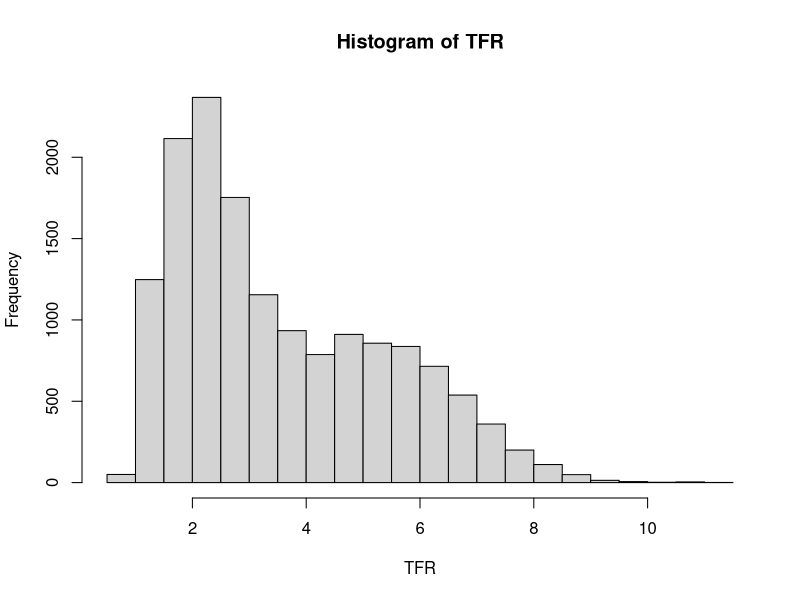
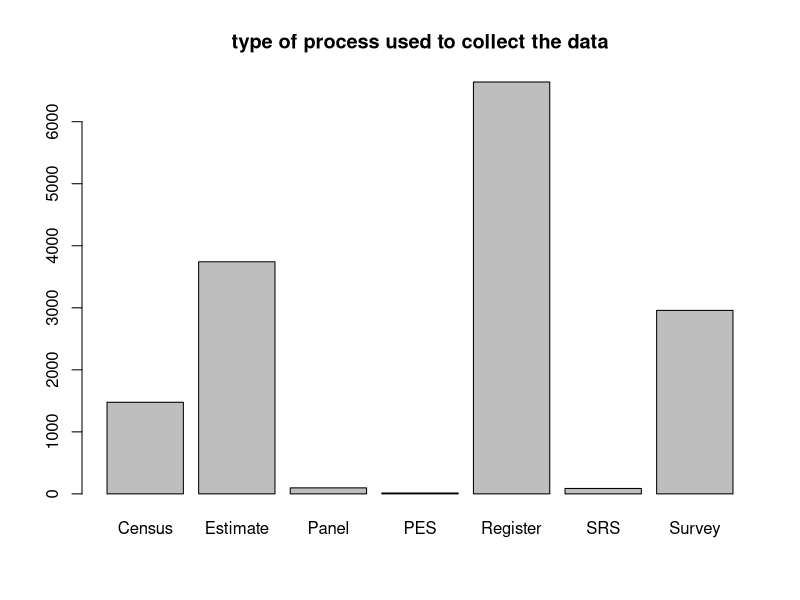
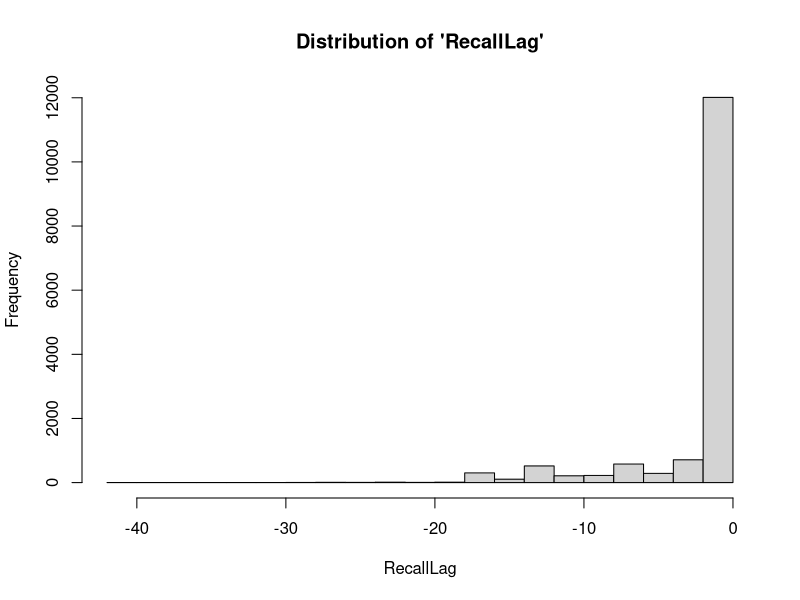
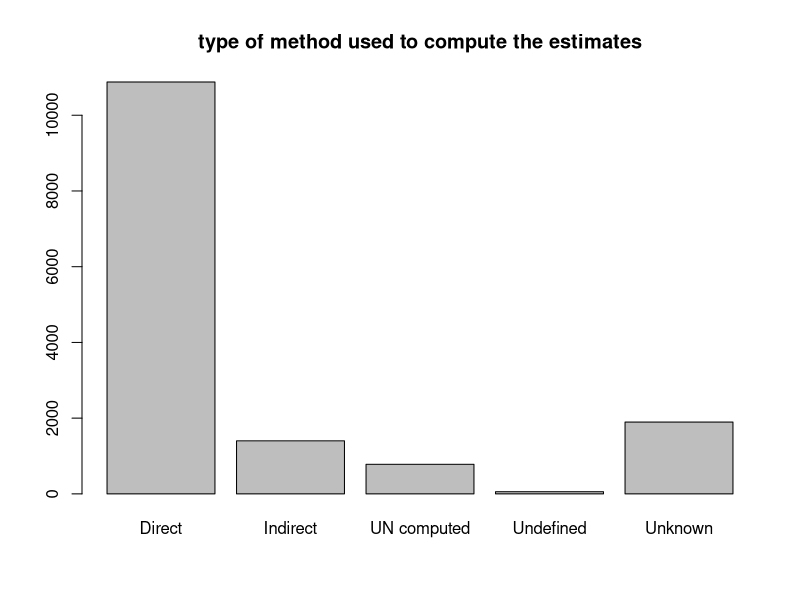
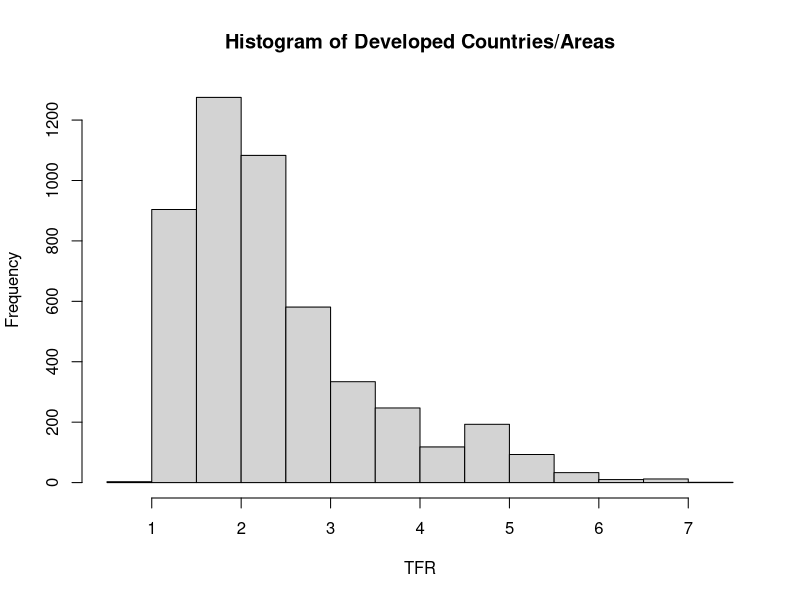
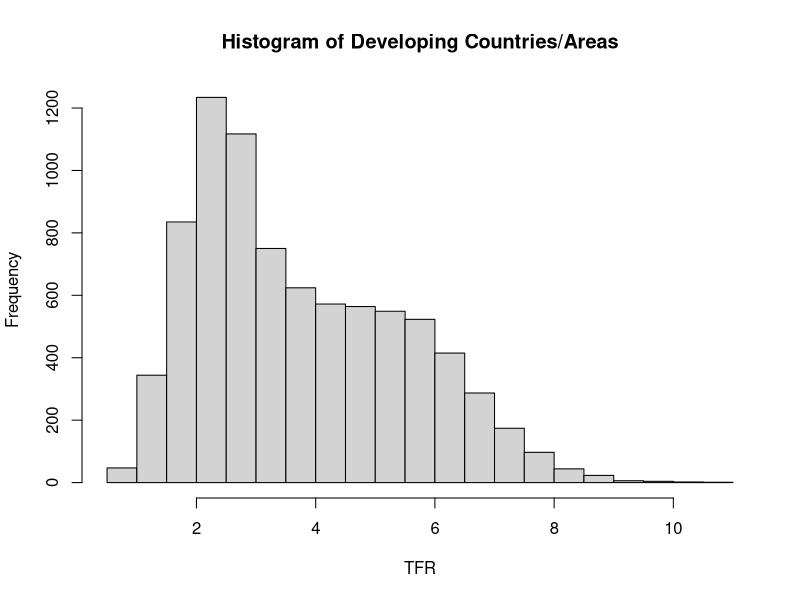
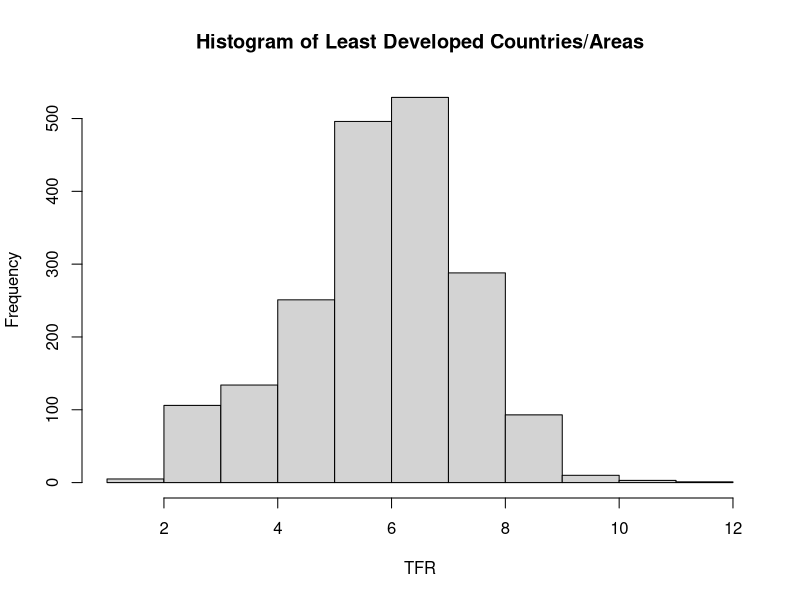
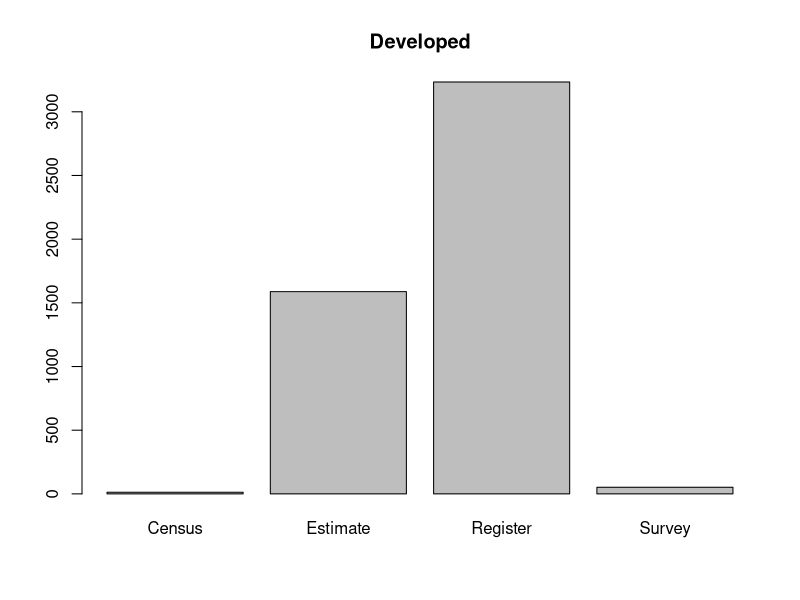

Source code (R) for these figures, in order: (Note: this script raises an error after producing the figures.)
## ---- chunk 1
knitr::opts_chunk$set(echo = TRUE)
# Load all required dependencies
library(openxlsx)
library(tidyverse)
library(lubridate)
library(stats)
library(data.table)
library(gridExtra)
## ---- chunk 2
# Subset TFR and required predictors from the original dataset
# tfr_data = read.xlsx("/Users/Ka_rennn/Desktop/School/Statistical Conulting/Data/UNPD_WFD_2017_FERTILITY_EmpiricalData.xlsx", sheet = 3)
# tfr_data = tfr_data %>% filter(Indicator == "TFR") %>% select(DataValue, ISO.code, Country.or.area, TimeMid, DataProcessType, DataProcess, DataCatalog.ShortName, RecallLag, DataTypeGroupName, DataTypeRecoded) %>% arrange(ISO.code, TimeMid)
# tfr_data$TimeMid = format(date_decimal(tfr_data$TimeMid), "%Y-%m-%d") # formate time variable
# write.csv(tfr_data, file = "tfr_data.csv")
# rm(tfr_data)
# Load and merge the cleaned data and sub-region data by country
tfr = read.csv("tfr_data.csv", header = T)
subregion = read.csv("un_subregion.csv", header = T)
tfr = merge(x = tfr, y = subregion[ , -1], by = "ISO.code")
tfr$TimeMid = as.Date.character(format(date_decimal(tfr$TimeMid), "%Y-%m-%d"))
tfr <- tfr %>% mutate(year = year(TimeMid)) %>% filter(year <= 2016)
head(tfr)
## ---- chunk 3
# DataValue
hist(tfr$DataValue, xlab = "TFR", main = "Histogram of TFR")
summary(tfr$DataValue) # world-wide speaking, mean TFR is 3.57 and the median is around 3
## ---- chunk 4
# DataProcessType: Type of process used to collect or obtain the data values
barplot(table(tfr$DataProcessType), main = "type of process used to collect the data") # Register, Estimate, Survey and Census are the most popular types of data process
## ---- chunk 5
# DataProcess: Specific process used to collect or obtain the data values (e.g., specific international data collection program)
table(tfr$DataProcess)
## ---- chunk 6
# DataCatalog.ShortName: Abbreviated short name for data source
table(tfr$DataCatalog.ShortName)[1 : 10]
## ---- chunk 7
# RecallLag: Length of the recall period (in years) between time of data collection (FieldWorkMiddle) and the mid-reference date for the data value (TimeMid)
hist(tfr$RecallLag, main = "Distribution of 'RecallLag'", xlab = "RecallLag")
# hist(tfr[tfr$DataTypeGroupName == "Direct", ]$RecallLag, main = "Distribution of 'RecallLag' for Direct method", xlab = "RecallLag") # direct method has smaller "RecallLag"
## ---- chunk 8
# DataTypeGroupName: Type of method used to compute the estimates 
barplot(table(tfr$DataTypeGroupName), main = "type of method used to compute the estimates") # most estimates were calculated using direct method
## ---- chunk 9
# DataTypeRecoded: Type of collected data or estimation process used to derive the data value (i.e., defining whether data are from direct, retrospective or indirect method).
table(tfr$DataTypeRecoded)[1:10]
## ---- chunk 10
table(tfr$development)
## ---- chunk 11
tfr_dev = tfr[tfr$development == "Developed", ]
tfr_deving = tfr[tfr$development == "Developing", ]
tfr_least = tfr[tfr$development == "Least developed", ]
# TFR
hist(tfr_dev$DataValue, main = "Histogram of Developed Countries/Areas", xlab = "TFR")
hist(tfr_deving$DataValue, main = "Histogram of Developing Countries/Areas", xlab = "TFR")
hist(tfr_least$DataValue, main = "Histogram of Least Developed Countries/Areas", xlab = "TFR")
summary(tfr_dev$DataValue) 
summary(tfr_deving$DataValue)
summary(tfr_least$DataValue)
# On average, less developed countries/areas have higher TFR
## ---- chunk 12
# DataProcessType: Type of process used to collect or obtain the data values
barplot(table(tfr_dev$DataProcessType), main = "Developed") 
barplot(table(tfr_deving$DataProcessType), main = "Developing")
barplot(table(tfr_least$DataProcessType), main = "Least Develped") 
## ---- chunk 13
# RecallLag
par(mfrow = c(2, 2))
hist(tfr_dev$RecallLag, main = "Developed", xlim = c(-40, 0))
hist(tfr_deving$RecallLag, main = "Developing", xlim = c(-40, 0))
hist(tfr_least$RecallLag, main = "Least Developed", xlim = c(-40, 0))
## ---- chunk 14
# DataTypeGroupName
barplot(table(tfr_dev$DataTypeGroupName), main = "Developed")
barplot(table(tfr_deving$DataTypeGroupName), main = "Developing")
barplot(table(tfr_least$DataTypeGroupName), main = "Least Developed")
## ---- chunk 15
# Generate a function to genreate time series plot for each input contry
tfr_plot = function(country){
  #ggplot(tfr[which(tfr$Country.or.area == country), ], aes(x = TimeMid, y = DataValue, col = DataCatalog.ShortName)) + geom_point() + geom_line() + scale_x_date(date_labels = "%Y") + geom_smooth() + ggtitle(paste(country))
  
  ggplot(tfr[which(tfr$Country.or.area == country), ], aes(x = TimeMid, y = DataValue, col = DataTypeRecoded)) + geom_point(aes(size = 6.5 - sqrt(-RecallLag))) + geom_line() + scale_x_date(date_labels = "%Y") + geom_smooth() + ggtitle(paste(country)) + scale_y_continuous(limits = c(0, 11.5))
}

tfr_m <- tfr %>% group_by(year, ISO.code, Country.or.area) %>% summarise(DataValue = mean(DataValue)) %>% arrange(ISO.code, year) %>% ungroup()

tfr_m_plot <- function(country) {
  ggplot(tfr[which(tfr$Country.or.area == country), ], aes(x = year, y = DataValue)) + geom_point() + geom_line() + scale_x_date(date_labels = "%Y") + geom_smooth() + ggtitle(paste(country))
}

# Developed countries
tfr_plot("Japan")
tfr_plot("United States of America")
# Developing countries
tfr_plot("China")
tfr_plot("Brazil")
# Least developed countries
tfr_plot("Uganda")
tfr_plot("Haiti")
## ---- chunk 16
# return best degree, best model summary, and plot
best_model <- function(country, df = tfr_m, tfr_var = "DataValue", max_degree = 10, print.plot = TRUE) {
  require(dplyr)
  country_data <- df %>%
    filter(Country.or.area == country, year >= 1950, year <= 2016)
  mean_year <- mean(country_data$year)
  country_data <- country_data %>%
    mutate(year_ctr = year - mean_year)
  n <- nrow(country_data)
  current_formula <- paste0(tfr_var,"~year_ctr")
  best_model <- lm(formula(current_formula), data = country_data)
  best_degree <- 1
  p_value <- NA
  for(i in 2:max_degree) {
    new_formula <- paste0(current_formula,"+I(year_ctr^",i,")")
    new_model <- lm(formula(new_formula), data = country_data)
    compare_anova <- anova(new_model, best_model)
    
    
    if((compare_anova$`Pr(>F)`[2] < 0.05) & is.na(compare_anova$`Pr(>F)`[2]) == FALSE) {
      best_model <- new_model
      best_degree <- i
      p_value <- compare_anova$`Pr(>F)`[2]
    }
    current_formula <- new_formula
  }
  year1 <- unique(country_data$year)
  if(print.plot) {
    country.pred <- data.frame(year = year1, predict(best_model, interval = 'confidence'))
    
    p <- ggplot() + 
      geom_point(data = country_data, aes(year, DataValue)) + 
      geom_line(data = country.pred, aes(year, fit)) + 
      geom_ribbon(data = country.pred, aes(year, ymin = lwr, ymax = upr), alpha = 0.4) + 
      scale_y_continuous(limits = c(0, 11.5)) + 
      ggtitle(paste(country)) +
      lims(x = c(1950,2016))
    print(p)
  }
  return(list(
    model_deets = list(degree = best_degree,
                       R2 = summary(best_model$adj.r.squared),
                       RMSE = sqrt(sum(residuals(best_model)^2)/length(residuals(best_model)))
    ),
    model = best_model, p.value = p_value,
    plot = ifelse(print.plot, p, NA))
  )
}
## ---- chunk 17
japan_model <- best_model("Japan")
japan_model$degree
predict(japan_model$model, newdata = data.frame(year_ctr = 1947-1981))
## ---- chunk 18
best_model_predict <- function(country, max_degree = 10) {
  
  require(dplyr)
  country_data <- tfr_m %>%
    filter(Country.or.area == country, year >= 1950, year <= 2016 
           )
  mean_year <- mean(country_data$year)
  
  country_data <- country_data %>%
    mutate(year_ctr = year - mean_year)
  n <- nrow(country_data)
  current_formula <- "DataValue~year_ctr"
  best_model <- lm(formula(current_formula), data = country_data)
  for(i in 2:max_degree) {
    new_formula <- paste0(current_formula,"+I(year_ctr^",i,")")
    new_model <- lm(formula(new_formula), data = country_data)
    compare_anova <- anova(new_model, best_model)
    if((compare_anova$`Pr(>F)`[2] < 0.05) & is.na(compare_anova$`Pr(>F)`[2]) == FALSE) {
      best_model <- new_model
      best_degree <- i
    } else {
      break
    }
    current_formula <- new_formula
  }
  year1 <- unique(country_data$year)
  pred <- data.frame(newdata = data.frame(year = year1), predict(best_model))
  pred$Country.or.area <- rep(country, length(year1))
  colnames(pred) <- c("year", "predict", "Country.or.area")
  return(data.frame(pred))
}

joincountry <- function(x, y, by = NULL) {
  require(dplyr)
  left_join(y, x, by = by)
}

pred.table1 <- rbindlist(lapply(as.list(unique(tfr$Country.or.area)), best_model_predict))
pred.table1$Country.or.area <- as.character(pred.table1$Country.or.area)


tfr_pred1 <- tfr %>% mutate(year = year(TimeMid), Country.or.area = as.character(Country.or.area)) %>% left_join(., pred.table1, by = c("Country.or.area" = "Country.or.area", "year" = "year")) %>% mutate(res = DataValue - predict) %>% group_by(DataProcessType, region, development) %>% mutate(avg.adj1 = -mean(res)) %>% ungroup() %>% mutate(adjd.tfr = DataValue + avg.adj1)

tfr_pred_plot1 <- function(country) {
  tfr_pred1 %>% filter(Country.or.area == country) %>% ggplot() + geom_point(aes(x = year, y = DataValue), col = "blue") + geom_smooth(aes(x= year, y = DataValue)) + geom_point(aes(x= year, y = adjd.tfr), col = "red") + geom_smooth(aes(x= year, y = adjd.tfr), col = "red") + ggtitle(paste(country))
}

## ---- chunk 19
# change best_model_predict to include filter(year >= 1950) before running

tfr1950 <- tfr %>% filter(year >= 1950)

pred.table2 <- rbindlist(lapply(as.list(unique(tfr1950$Country.or.area)), best_model_predict))
pred.table2$Country.or.area <- as.character(pred.table2$Country.or.area)

tfr_pred2 <- tfr1950 %>% mutate(Country.or.area = as.character(Country.or.area)) %>% left_join(., pred.table2, by = c("Country.or.area" = "Country.or.area", "year" = "year")) %>% mutate(res = DataValue - predict) %>% group_by(DataCatalog.ShortName, region, development) %>% mutate(avg.adj1 = -mean(res)) %>% ungroup() %>% mutate(adjd.tfr = DataValue + avg.adj1)

tfr_pred2_plot <- function(country) {
  tfr_pred2 %>% filter(Country.or.area == country) %>% ggplot() + geom_point(aes(x = year, y = DataValue), col = "blue") + geom_smooth(aes(x= year, y = DataValue), size = 0.2) + geom_point(aes(x= year, y = adjd.tfr), col = "red") + geom_smooth(aes(x= year, y = adjd.tfr), col = "red", size = 0.2) + ggtitle(paste(country))
}

## ---- chunk 20
plot_list <- vector("list", n_distinct(tfr_m$Country.or.area))
for(i in 1:n_distinct(tfr_m$Country.or.area)) {
  countries <- sort(unique(tfr_m$Country.or.area))
  country <- countries[i]
  plot_list[[i]] <- best_model(country, print.plot = FALSE)$plot
  if(i %% 10 == 0) {
    print(paste("Country:", country))
  }
}
## ---- chunk 21
ggsave("multiplots.pdf", marrangeGrob(grobs = plot_list, nrow=3, ncol=2))
## ---- chunk 22
countryAttr <- tfr1950 %>% 
  group_by(Country.or.area) %>% 
  mutate(n_years = n_distinct(year))
  
